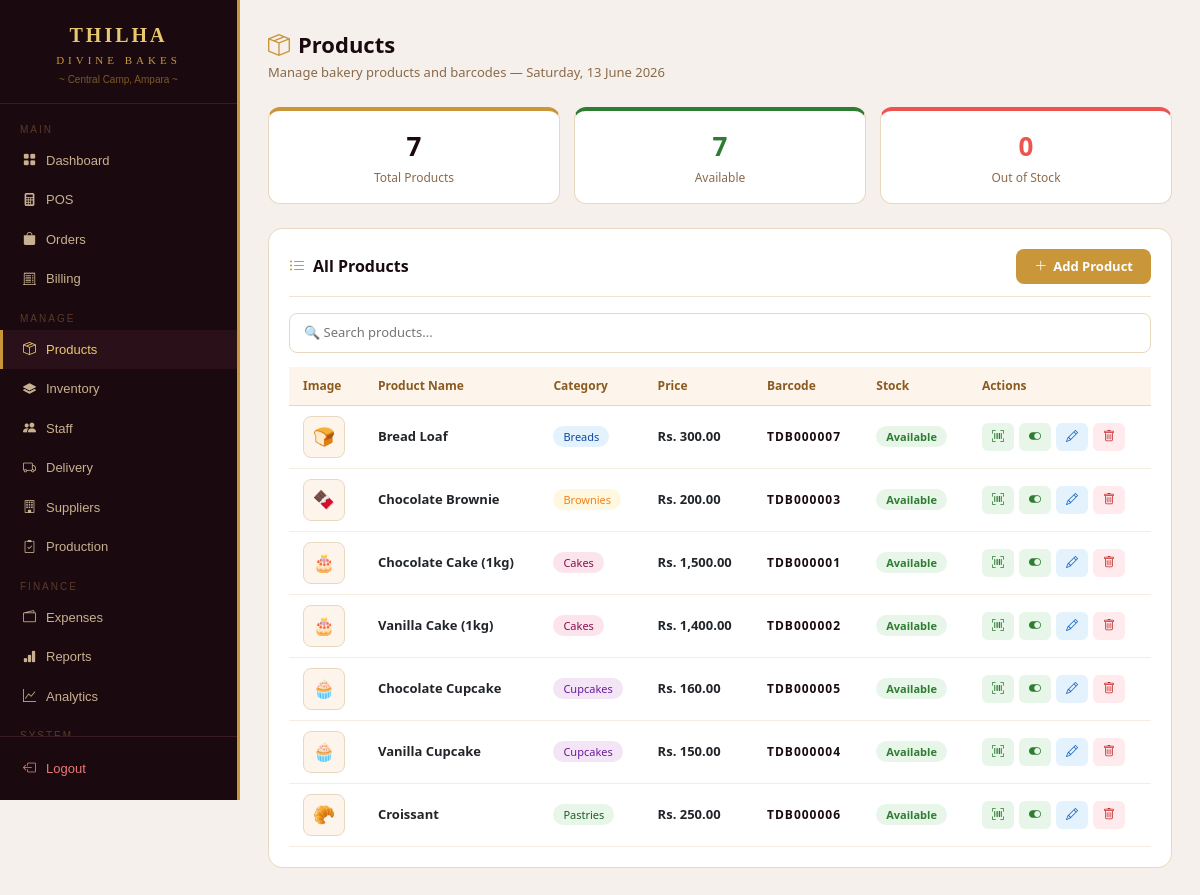
/admin/products.php (signed in), run on the app's committed database.
### tables this page shows
CREATE TABLE `products` (
  `product_id` int(11) NOT NULL,
  `name` varchar(100) NOT NULL,
  `category` varchar(50) DEFAULT NULL,
  `price` decimal(10,2) NOT NULL,
  `description` text DEFAULT NULL,
  `image` varchar(255) DEFAULT NULL,
  `stock_status` enum('available','out_of_stock') DEFAULT 'available',
  `created_at` timestamp NOT NULL DEFAULT current_timestamp(),
  `barcode` varchar(20) DEFAULT NULL
);

### admin/products.php (the view, shortened to what this page needs)
<?php
require_once '../includes/db.php';
$products = mysqli_query($conn,"SELECT * FROM products ORDER BY category,name");
$total_p  = mysqli_fetch_assoc(mysqli_query($conn,"SELECT COUNT(*) as c FROM products"))['c'];
$avail_p  = mysqli_fetch_assoc(mysqli_query($conn,"SELECT COUNT(*) as c FROM products WHERE stock_status='available'"))['c'];
$out_p    = mysqli_fetch_assoc(mysqli_query($conn,"SELECT COUNT(*) as c FROM products WHERE stock_status='out_of_stock'"))['c'];
$icons = ['cakes'=>'🎂','brownies'=>'🍫','cupcakes'=>'🧁','pastries'=>'🥐','breads'=>'🍞'];
?>
<!DOCTYPE html>
<html lang="en">
<head>
<link href="https://cdn.jsdelivr.net/npm/bootstrap@5.3.0/dist/css/bootstrap.min.css" rel="stylesheet">
<link href="https://cdn.jsdelivr.net/npm/bootstrap-icons@1.10.5/font/bootstrap-icons.css" rel="stylesheet">
</head>
<body>
<?php include '../includes/sidebar.php'; ?>
<div class="main">
  <div class="page-title"><i class="bi bi-box-seam me-2" style="color:#c9973a;"></i>Products</div>
  <div class="page-sub">Manage bakery products and barcodes — <?= date('l, d F Y') ?></div>
  <div class="stat-row">
    <div class="stat-card"><div class="stat-num"><?= $total_p ?></div><div class="stat-label">Total Products</div></div>
    <div class="stat-card" style="border-top-color:#2e7d32;"><div class="stat-num" style="color:#2e7d32;"><?= $avail_p ?></div><div class="stat-label">Available</div></div>
    <div class="stat-card" style="border-top-color:#ef5350;"><div class="stat-num" style="color:#ef5350;"><?= $out_p ?></div><div class="stat-label">Out of Stock</div></div>
  </div>
  <div class="card-box">
    <div class="card-title">
      <span><i class="bi bi-list-ul me-2" style="color:#c9973a;"></i>All Products</span>
      <button class="btn-gold" onclick="openAddModal()"><i class="bi bi-plus-lg"></i> Add Product</button>
    </div>
    <input type="text" class="search-input" id="searchInput"
           placeholder="🔍 Search products..."
           onkeyup="searchProducts()">
    <div class="table-responsive">
      <table class="table table-hover" id="productsTable">
        <thead>
          <tr>
            <th>Image</th>
            <th>Product Name</th>
            <th>Category</th>
            <th>Price</th>
            <th>Barcode</th>
            <th>Stock</th>
            <th>Actions</th>
          </tr>
        </thead>
        <tbody>
          <?php while ($p = mysqli_fetch_assoc($products)):
            $barcode = $p['barcode'] ?: 'TDB'.str_pad($p['product_id'],6,'0',STR_PAD_LEFT);
          ?>
          <tr>
            <td>
              <?php if ($p['image'] && file_exists('../assets/images/'.$p['image'])): ?>
                <img src="../assets/images/<?= $p['image'] ?>" class="product-img">
              <?php else: ?>
                <div class="product-img-placeholder"><?= $icons[$p['category']]??'🍰' ?></div>
              <?php endif; ?>
            </td>
            <td>
              <strong><?= htmlspecialchars($p['name']) ?></strong>
            </td>
            <td><span class="cat-badge cat-<?= $p['category'] ?>"><?= ucfirst($p['category']) ?></span></td>
            <td><strong>Rs. <?= number_format($p['price'],2) ?></strong></td>
            <td>
              <div style="font-size:12px;font-weight:600;color:#1a0a0f;letter-spacing:1px;">
                <?= htmlspecialchars($barcode) ?>
              </div>
            </td>
            <td>
              <span class="<?= $p['stock_status']==='available'?'stock-yes':'stock-no' ?>">
                <?= $p['stock_status']==='available'?'Available':'Out of Stock' ?>
              </span>
            </td>
            <td>
              <div style="display:flex;gap:5px;flex-wrap:wrap;">
                <button class="btn-barcode"
                  onclick="showBarcode('<?= addslashes($p['name']) ?>',<?= $p['price'] ?>,'<?= $barcode ?>')"
                  title="Print Barcode">
                  <i class="bi bi-upc-scan"></i>
                </button>
                <a href="products.php?toggle=<?= $p['product_id'] ?>"
                   class="<?= $p['stock_status']==='available'?'btn-toggle-on':'btn-toggle-off' ?>"
                   title="Toggle Stock">
                  <i class="bi <?= $p['stock_status']==='available'?'bi-toggle-on':'bi-toggle-off' ?>"></i>
                </a>
                <button class="btn-edit"
                  onclick="openEditModal(<?= $p['product_id'] ?>,'<?= addslashes($p['name']) ?>','<?= $p['category'] ?>',<?= $p['price'] ?>,'<?= addslashes($p['description']??'') ?>','<?= $p['stock_status'] ?>','<?= $barcode ?>')"
                  title="Edit">
                  <i class="bi bi-pencil"></i>
                </button>
                <a href="products.php?delete=<?= $p['product_id'] ?>"
                   class="btn-del"
                   onclick="return confirm('Delete this product?')"
                   title="Delete">
                  <i class="bi bi-trash"></i>
                </a>
              </div>
            </td>
          </tr>
          <?php endwhile; ?>
        </tbody>
      </table>
    </div>
  </div>
</div>
</body>
</html>

### admin/products.php (style rules this page uses)
* { box-sizing:border-box; }
body { background:#f5f0eb;font-family:'Segoe UI',sans-serif;color:#2a1a10;margin:0; }
.page-title { font-size:22px;font-weight:700;color:#1a0a0f;margin-bottom:2px; }
.page-sub { font-size:13px;color:#8a6a4a;margin-bottom:24px; }
.stat-row { display:grid;grid-template-columns:repeat(3,1fr);gap:14px;margin-bottom:24px; }
.stat-card { background:#fff;border:1px solid #e8d8c0;border-top:4px solid #c9973a;border-radius:12px;padding:16px 20px;text-align:center; }
.stat-num { font-size:26px;font-weight:700;color:#1a0a0f; }
.stat-label { font-size:12px;color:#8a6a4a;margin-top:3px; }
.card-box { background:#fff;border:1px solid #e8d8c0;border-radius:14px;padding:20px;margin-bottom:24px; }
.card-title { font-size:16px;font-weight:600;color:#1a0a0f;margin-bottom:16px;padding-bottom:12px;border-bottom:1px solid #f0e4d0;display:flex;align-items:center;justify-content:space-between; }
.btn-gold { background:#c9973a;border:none;border-radius:8px;color:#fff;font-weight:600;padding:8px 18px;font-size:13px;cursor:pointer;display:inline-flex;align-items:center;gap:6px; }
.btn-edit { background:#e3f2fd;border:none;border-radius:6px;color:#1565c0;font-weight:600;padding:5px 10px;font-size:12px;cursor:pointer; }
.btn-del { background:#ffebee;border:none;border-radius:6px;color:#c62828;font-weight:600;padding:5px 10px;font-size:12px;cursor:pointer;text-decoration:none;display:inline-block; }
.btn-barcode { background:#e8f5e9;border:none;border-radius:6px;color:#2e7d32;font-weight:600;padding:5px 10px;font-size:12px;cursor:pointer; }
.btn-toggle-on { background:#e8f5e9;border:none;border-radius:6px;color:#2e7d32;font-weight:600;padding:5px 10px;font-size:12px;cursor:pointer;text-decoration:none;display:inline-block; }
.table { color:#2a1a10;margin-bottom:0; }
.table thead th { background:#fdf5ec;color:#8a5a20;font-size:12px;font-weight:600;border-color:#e8d8c0;padding:10px 14px; }
.table tbody td { border-color:#f5ede0;font-size:13px;padding:10px 14px;vertical-align:middle; }
.cat-badge { font-size:11px;padding:3px 10px;border-radius:99px;font-weight:500; }
.cat-cakes { background:#fce4ec;color:#880e4f; }
.cat-brownies { background:#fff8e1;color:#f57f17; }
.cat-cupcakes { background:#f3e5f5;color:#6a1b9a; }
.cat-pastries { background:#e8f5e9;color:#1b5e20; }
.cat-breads { background:#e3f2fd;color:#0d47a1; }
.stock-yes { background:#e8f5e9;color:#2e7d32;font-size:11px;padding:3px 10px;border-radius:99px;font-weight:600; }
.product-img-placeholder { width:42px;height:42px;border-radius:8px;background:#fdf5ec;border:1px solid #e8d8c0;display:flex;align-items:center;justify-content:center;font-size:18px; }
.search-input { width:100%;border:1px solid #e8d8c0;border-radius:8px;font-size:13px;color:#2a1a10;padding:9px 14px;margin-bottom:14px;outline:none; }

### includes/sidebar.php (style rules this page uses)
.main { margin-left:240px;padding:28px; }

### data on the page
products: category "🍞", name "Bread Loaf", category "Breads", price "300.00", barcode "TDB000007", stock_status "Available"
products: category "🍫", name "Chocolate Brownie", category "Brownies", price "200.00", barcode "TDB000003", stock_status "Available"
products: category "🎂", name "Chocolate Cake (1kg)", category "Cakes", price "1,500.00", barcode "TDB000001", stock_status "Available"
products: category "🎂", name "Vanilla Cake (1kg)", category "Cakes", price "1,400.00", barcode "TDB000002", stock_status "Available"
products: category "🧁", name "Chocolate Cupcake", category "Cupcakes", price "160.00", barcode "TDB000005", stock_status "Available"
products: category "🧁", name "Vanilla Cupcake", category "Cupcakes", price "150.00", barcode "TDB000004", stock_status "Available"
products: category "🥐", name "Croissant", category "Pastries", price "250.00", barcode "TDB000006", stock_status "Available"

### other printed values
$total_p "7"
$avail_p "7"
$out_p "0"
